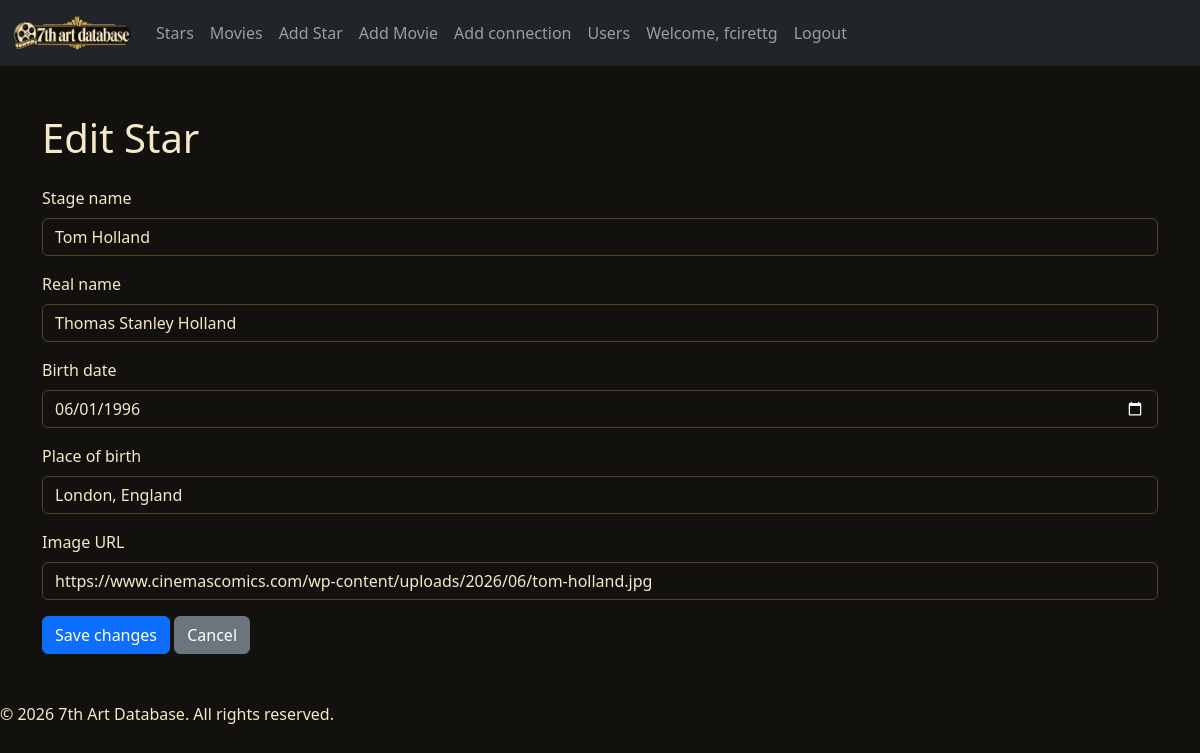
/edit_star/30 (signed in), run on the app's committed database.
### tables this page shows
CREATE TABLE stars (
        id INTEGER PRIMARY KEY,
        created_at TEXT NOT NULL,
        stage_name TEXT NOT NULL,
        real_name TEXT,
        date_of_birth TEXT,
        place_of_birth TEXT,
        image_url TEXT,
        username TEXT,
        FOREIGN KEY (username) REFERENCES users (username)
    );

### app.py (the view, shortened to what this page needs)
@app.route('/edit_star/<int:star_id>', methods=['GET', 'POST'])
def edit_star(star_id):
    if not session.get('logged_in'):
        flash('Please log in to edit a star.', 'warning')
        return redirect(url_for('login'))
    conn = db.open_database('movies.db')
    try:
        star = db.get_star(conn, star_id)
    finally:
        db.close_database(conn)
    if star is None:
        return 'Star not found', 404
    return render_template('edit_star.html', star=star)

### movies_sqlite.py (called while the page is built)
def open_database(db_path: str):
    conn = sqlite3.connect(db_path)
    return conn

def get_star(conn, star_id: int) -> Optional[dict]:
    cur = conn.cursor()
    cur.execute(
        """SELECT id, stage_name, real_name, date_of_birth, place_of_birth, image_url
           FROM stars WHERE id = ?""",
        (star_id,),
    )
    row = cur.fetchone()
    if row is None:
        return None
    fields = [description[0] for description in cur.description]
    return dict(zip(fields, row))

def close_database(conn):
    conn.close()

### templates/edit_star.html
{% extends "base.html" %}
{% block body %}
    <main class="container py-5">
        <h1 class="mb-4">Edit Star</h1>
        <form method="POST" action="{{ url_for('edit_star', star_id=star.id) }}">
            <div class="mb-3">
                <label for="stage_name" class="form-label">Stage name</label>
                <input type="text" class="form-control" id="stage_name" name="stage_name" value="{{ star.stage_name }}" required>
            </div>
            <div class="mb-3">
                <label for="real_name" class="form-label">Real name</label>
                <input type="text" class="form-control" id="real_name" name="real_name" value="{{ star.real_name or '' }}">
            </div>
            <div class="mb-3">
                <label for="date_of_birth" class="form-label">Birth date</label>
                <input type="date" class="form-control" id="date_of_birth" name="date_of_birth" value="{{ star.date_of_birth or '' }}">
            </div>
            <div class="mb-3">
                <label for="place_of_birth" class="form-label">Place of birth</label>
                <input type="text" class="form-control" id="place_of_birth" name="place_of_birth" value="{{ star.place_of_birth or '' }}">
            </div>
            <div class="mb-3">
                <label for="image_url" class="form-label">Image URL</label>
                <input type="url" class="form-control" id="image_url" name="image_url" value="{{ star.image_url or '' }}">
            </div>
            <button type="submit" class="btn btn-primary">Save changes</button>
            <a class="btn btn-secondary" href="{{ url_for('stars') }}">Cancel</a>
        </form>
    </main>
{% endblock %}

### templates/base.html (shortened to what this page needs)
<!DOCTYPE html>
<html lang="en" data-bs-theme="dark">
<head>
    {% block head %}
        <link href="https://cdn.jsdelivr.net/npm/bootstrap@5.3.2/dist/css/bootstrap.min.css" rel="stylesheet">
    {% endblock %}
</head>
<body>
        <nav class="navbar navbar-expand-lg navbar-dark bg-dark">
        <div class="container-fluid">
            <a class="navbar-brand" href="/">
                <img src="{{ url_for('static', filename='images/Logo7adb_head.png') }}" alt="7th Art Database" height="40">
            </a>
            <div class="collapse navbar-collapse" id="navbarNav">
                <ul class="navbar-nav">
                    <li class="nav-item">
                        <a class="nav-link" href="/stars">Stars</a>
                    </li>
                    <li class="nav-item">
                        <a class="nav-link" href="/movies">Movies</a>
                    </li>
                    {% if session.get('logged_in') %}
                    <li class="nav-item">
                        <a class="nav-link" href="/add_star">Add Star</a>
                    </li>
                    <li class="nav-item">
                        <a class="nav-link" href="/add_movie">Add Movie</a>
                    </li>
                    <li class="nav-item">
                        <a class="nav-link" href="/add_connection">Add connection</a>
                    </li>
                    <li class="nav-item">
                        <a class="nav-link" href="/users">Users</a>
                    </li>
                    {% endif %}
                </ul>
                <ul class="navbar-nav">
                    {% if session.get('logged_in') %}
                        <li class="nav-item">
                            <span class="nav-link">Welcome, {{ session.get('username') }}</span>
                        </li>
                        <li class="nav-item">
                            <a class="nav-link" href="/logout">Logout</a>
                        </li>
                    {% else %}
                        <li class="nav-item">
                            <a class="nav-link" href="/login">Login</a>
                        </li>
                    {% endif %}
                </ul>
            </div>
        </div>
    </nav>
    {% block body %}
    {% endblock %}
</body>
<footer>
    <p>&copy; 2026 7th Art Database. All rights reserved.</p>
</footer>

### templates/base.html (style rules this page uses)
:root { --bs-primary: #d6ad4f; --bs-primary-rgb: 214, 173, 79; --bs-primary-text-emphasis: #f1d78f; --bs-primary-bg-subtle: #332a17; --bs-primary-border-subtle: #8b6d2d; --bs-body-bg: #12110e; --bs-body-color: #f5e9c9; --bs-link-color: #e5c36a; --bs-link-hover-color: #f3d992; --bs-border-color: #514324; }

### data on the page
stars: get "fcirettg", stage_name "Tom Holland", real_name "Thomas Stanley Holland", date_of_birth "06/01/1996", place_of_birth "London, England", image_url "https://www.cinemascomics.com/wp-content/uploads/2026/06/tom-holland.jpg"
